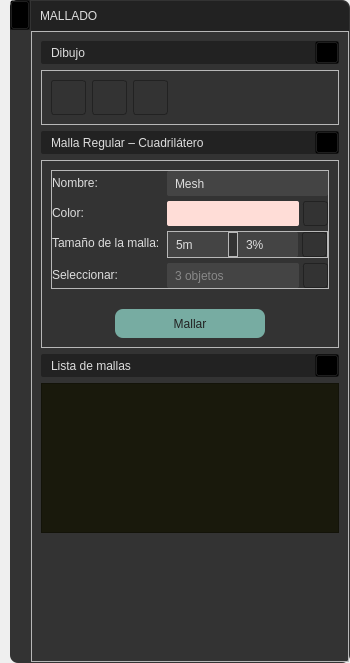
<?xml version="1.0" encoding="UTF-8"?>
<ui version="4.0">
 <class>FormDrawMenuMesh</class>
 <widget class="QWidget" name="FormDrawMenuMesh">
  <property name="geometry">
   <rect>
    <x>0</x>
    <y>0</y>
    <width>350</width>
    <height>663</height>
   </rect>
  </property>
  <property name="sizePolicy">
   <sizepolicy hsizetype="Fixed" vsizetype="Expanding">
    <horstretch>0</horstretch>
    <verstretch>0</verstretch>
   </sizepolicy>
  </property>
  <property name="minimumSize">
   <size>
    <width>0</width>
    <height>0</height>
   </size>
  </property>
  <property name="maximumSize">
   <size>
    <width>350</width>
    <height>16777215</height>
   </size>
  </property>
  <property name="windowTitle">
   <string>Form</string>
  </property>
  <property name="styleSheet">
   <string notr="true">/*Colores primarios*/
/* 
gris oscuro #222222 #333333 #444444
gris claro #999999 #DDDDDD
verde claro #C8CC8E
vinotinto #742427
*/
/*Colores secundarios */
/* 
Azules #36C9C6 #00BDB9 #77ACA2
rojos #910D3F #C70039 #F94646
naranjas #D34E24 #F28123 #F7F052
*/

/* Funetes/*

/*
italic: font: italic 9pt &quot;Ubuntu&quot;;
regular: font: 9pt &quot;Ubuntu&quot;;
light: font: 300 9pt &quot;Ubuntu&quot;;
medium: font: 500 9pt &quot;Ubuntu&quot;;
bold: font: 700 9pt &quot;Ubuntu&quot;;
*/

/*
border-top-left-radius: 5px;
border-top-right-radius: 5px;
border-top-left-radius: 5px;
border-bottom-left-radius: 5px
border: none;
padding: 2px 0px;
*/


/****************************************************************************************************************************************************/



QFrame#frame_meshProject{
background: #333333;
border-radius: 8px
}

/*#################################################################*/
/*####################       FRAME HIDE       ###########################*/
/*#################################################################*/

QFrame#frame_hide{
background: transparent;
border-top-left-radius: 8px;
}
QFrame#frame_hide2{
background: #222222;
border-top-left-radius: 8px;
}
QToolButton#toolButton_hideShow{
background-color: transparent;
}



/*#################################################################*/
/*####################       FRAME MESH       ###########################*/
/*#################################################################*/
QFrame#frame_mesh{
background: transparent;
}
QFrame#frame_title{
background: #222222;
border-top-right-radius: 8px;
}
QLabel#label_cardMeshTitle{
font: 700 9pt &quot;Ubuntu&quot;;
color: #DDDDDD;
}
QFrame#frame_meshSubTitle1,
QFrame#frame_meshSubTitle2,
QFrame#frame_meshSubTitle3{
background: #222222;
border-radius:2px;
}
QLabel#label_cardMeshSubTitle1,
QLabel#label_cardMeshSubTitle2,
QLabel#label_cardMeshSubTitle3{
font: 500 9pt &quot;Ubuntu&quot;;
color: #DDDDDD;
}
QToolButton#toolButton_cardMeshSubTitle1,
QToolButton#toolButton_cardMeshSubTitle2,
QToolButton#toolButton_cardMeshSubTitle3{
background-color: transparent;
}


/*###########################################################################*/
/*################      FRAME MALLA REGULAR CUADRILÁTERO       ######################*/
/*###########################################################################*/

QToolButton#toolButton_cardMeshDraw1,
QToolButton#toolButton_cardMeshDraw2,
QToolButton#toolButton_cardMeshDraw3{
background-color: transparent;
border: 1px solid #222222;
border-radius: 3px ;
}
QToolButton#toolButton_cardMeshDraw1:hover,
QToolButton#toolButton_cardMeshDraw2:hover, 
QToolButton#toolButton_cardMeshDraw3:hover{ 
background-color: #444444;
}
QToolButton#toolButton_cardMeshDraw1:pressed,
QToolButton#toolButton_cardMeshDraw2:pressed,
QToolButton#toolButton_cardMeshDraw3:pressed{
border-top: 2px solid #222222;
border-left: 2px solid #222222;
}  



/*******************************************/
QLabel#label_textMesh1,
QLabel#label_textMesh2,
QLabel#label_textMesh3,
QLabel#label_textMesh4,
QLabel#label_textMesh5{
font: 300 9pt &quot;Ubuntu&quot;;
color: #DDDDDD;
}
QLineEdit#lineEdit_textMesh1,
QLineEdit#lineEdit_textMesh2,
QLineEdit#lineEdit_textMesh3,
QLineEdit#lineEdit_textMesh4,
QLineEdit#lineEdit_textMesh5{
font: 9pt &quot;Ubuntu&quot;;
color: #DDDDDD;
background-color: #444444;
border-radius: 2px ;
padding-right: 6px;
padding-left: 6px;

}

QLineEdit#lineEdit_textMesh5{
color: #888888;
}


QToolButton#toolButton_cardMeshDraw7,
QToolButton#toolButton_cardMeshDraw5,
QToolButton#toolButton_cardMeshDraw6{
background-color: transparent;
border: 1px solid #222222;
border-radius: 3px;
margin-left: 4px;
}


QToolButton#toolButton_cardMeshDraw7:hover,
QToolButton#toolButton_cardMeshDraw5:hover, 
QToolButton#toolButton_cardMeshDraw6:hover{ 
background-color: #444444;
}
QToolButton#toolButton_cardMeshDraw7:pressed,
QToolButton#toolButton_cardMeshDraw5:pressed,
QToolButton#toolButton_cardMeshDraw6:pressed{
border-top: 2px solid #222222;
border-left: 2px solid #222222;
}  



/*******************************************/
QToolButton#toolButton_mesh{
font: 500 10pt &quot;Ubuntu&quot;;
color: #222222;
background-color: #77ACA2;
border: none;
padding: 6px 25px;
border-radius: 8px ;
}
QToolButton#toolButton_mesh:hover{
background-color: #36C9C6;
}




/*###########################################################*/
/*################                 FRAME MSN          #####################*/
/*###########################################################*/


QLabel#label_msn{
font: 500 10pt &quot;Ubuntu&quot;;
color: #333333;
}


</string>
  </property>
  <layout class="QHBoxLayout" name="horizontalLayout_6">
   <property name="spacing">
    <number>0</number>
   </property>
   <property name="leftMargin">
    <number>10</number>
   </property>
   <property name="topMargin">
    <number>0</number>
   </property>
   <property name="rightMargin">
    <number>0</number>
   </property>
   <property name="bottomMargin">
    <number>0</number>
   </property>
   <item>
    <widget class="QFrame" name="frame_meshProject">
     <property name="sizePolicy">
      <sizepolicy hsizetype="Preferred" vsizetype="Preferred">
       <horstretch>0</horstretch>
       <verstretch>0</verstretch>
      </sizepolicy>
     </property>
     <property name="frameShape">
      <enum>QFrame::StyledPanel</enum>
     </property>
     <property name="frameShadow">
      <enum>QFrame::Raised</enum>
     </property>
     <layout class="QHBoxLayout" name="horizontalLayout">
      <property name="spacing">
       <number>0</number>
      </property>
      <property name="leftMargin">
       <number>0</number>
      </property>
      <property name="topMargin">
       <number>0</number>
      </property>
      <property name="rightMargin">
       <number>0</number>
      </property>
      <property name="bottomMargin">
       <number>0</number>
      </property>
      <item>
       <widget class="QFrame" name="frame_hide">
        <property name="sizePolicy">
         <sizepolicy hsizetype="Fixed" vsizetype="Preferred">
          <horstretch>0</horstretch>
          <verstretch>0</verstretch>
         </sizepolicy>
        </property>
        <property name="minimumSize">
         <size>
          <width>20</width>
          <height>0</height>
         </size>
        </property>
        <property name="frameShape">
         <enum>QFrame::StyledPanel</enum>
        </property>
        <property name="frameShadow">
         <enum>QFrame::Raised</enum>
        </property>
        <layout class="QVBoxLayout" name="verticalLayout_2">
         <property name="spacing">
          <number>0</number>
         </property>
         <property name="leftMargin">
          <number>0</number>
         </property>
         <property name="topMargin">
          <number>0</number>
         </property>
         <property name="rightMargin">
          <number>0</number>
         </property>
         <property name="bottomMargin">
          <number>0</number>
         </property>
         <item>
          <widget class="QFrame" name="frame_hide2">
           <property name="sizePolicy">
            <sizepolicy hsizetype="Fixed" vsizetype="Preferred">
             <horstretch>0</horstretch>
             <verstretch>0</verstretch>
            </sizepolicy>
           </property>
           <property name="minimumSize">
            <size>
             <width>20</width>
             <height>0</height>
            </size>
           </property>
           <property name="frameShape">
            <enum>QFrame::StyledPanel</enum>
           </property>
           <property name="frameShadow">
            <enum>QFrame::Raised</enum>
           </property>
           <layout class="QVBoxLayout" name="verticalLayout_4">
            <property name="spacing">
             <number>0</number>
            </property>
            <property name="leftMargin">
             <number>0</number>
            </property>
            <property name="topMargin">
             <number>0</number>
            </property>
            <property name="rightMargin">
             <number>0</number>
            </property>
            <property name="bottomMargin">
             <number>0</number>
            </property>
            <item>
             <widget class="QToolButton" name="toolButton_hideShow">
              <property name="sizePolicy">
               <sizepolicy hsizetype="Fixed" vsizetype="Maximum">
                <horstretch>0</horstretch>
                <verstretch>0</verstretch>
               </sizepolicy>
              </property>
              <property name="minimumSize">
               <size>
                <width>20</width>
                <height>30</height>
               </size>
              </property>
              <property name="maximumSize">
               <size>
                <width>20</width>
                <height>30</height>
               </size>
              </property>
              <property name="font">
               <font>
                <family>Ubuntu</family>
                <pointsize>7</pointsize>
               </font>
              </property>
              <property name="styleSheet">
               <string notr="true"/>
              </property>
              <property name="text">
               <string/>
              </property>
              <property name="icon">
               <iconset>
                <normaloff>../recursos/iconos/iconos_menu_draw_data/hide_show.svg</normaloff>../recursos/iconos/iconos_menu_draw_data/hide_show.svg</iconset>
              </property>
              <property name="iconSize">
               <size>
                <width>15</width>
                <height>15</height>
               </size>
              </property>
              <property name="toolButtonStyle">
               <enum>Qt::ToolButtonIconOnly</enum>
              </property>
             </widget>
            </item>
           </layout>
          </widget>
         </item>
         <item>
          <spacer name="verticalSpacer">
           <property name="orientation">
            <enum>Qt::Vertical</enum>
           </property>
           <property name="sizeHint" stdset="0">
            <size>
             <width>20</width>
             <height>507</height>
            </size>
           </property>
          </spacer>
         </item>
        </layout>
       </widget>
      </item>
      <item>
       <widget class="QFrame" name="frame_mesh">
        <property name="sizePolicy">
         <sizepolicy hsizetype="Preferred" vsizetype="Preferred">
          <horstretch>0</horstretch>
          <verstretch>0</verstretch>
         </sizepolicy>
        </property>
        <property name="frameShape">
         <enum>QFrame::StyledPanel</enum>
        </property>
        <property name="frameShadow">
         <enum>QFrame::Raised</enum>
        </property>
        <layout class="QVBoxLayout" name="verticalLayout_3">
         <property name="spacing">
          <number>0</number>
         </property>
         <property name="leftMargin">
          <number>0</number>
         </property>
         <property name="topMargin">
          <number>0</number>
         </property>
         <property name="rightMargin">
          <number>0</number>
         </property>
         <property name="bottomMargin">
          <number>0</number>
         </property>
         <item>
          <widget class="QFrame" name="frame_title">
           <property name="sizePolicy">
            <sizepolicy hsizetype="Preferred" vsizetype="Fixed">
             <horstretch>0</horstretch>
             <verstretch>0</verstretch>
            </sizepolicy>
           </property>
           <property name="minimumSize">
            <size>
             <width>0</width>
             <height>30</height>
            </size>
           </property>
           <property name="maximumSize">
            <size>
             <width>16777215</width>
             <height>30</height>
            </size>
           </property>
           <property name="frameShape">
            <enum>QFrame::StyledPanel</enum>
           </property>
           <property name="frameShadow">
            <enum>QFrame::Raised</enum>
           </property>
           <property name="lineWidth">
            <number>0</number>
           </property>
           <layout class="QHBoxLayout" name="horizontalLayout_2">
            <item>
             <widget class="QLabel" name="label_cardMeshTitle">
              <property name="text">
               <string>MALLADO</string>
              </property>
             </widget>
            </item>
            <item>
             <spacer name="horizontalSpacer">
              <property name="orientation">
               <enum>Qt::Horizontal</enum>
              </property>
              <property name="sizeHint" stdset="0">
               <size>
                <width>58</width>
                <height>7</height>
               </size>
              </property>
             </spacer>
            </item>
           </layout>
          </widget>
         </item>
         <item>
          <widget class="QFrame" name="frame_info">
           <property name="frameShape">
            <enum>QFrame::StyledPanel</enum>
           </property>
           <property name="frameShadow">
            <enum>QFrame::Raised</enum>
           </property>
           <layout class="QVBoxLayout" name="verticalLayout_5">
            <item>
             <widget class="QFrame" name="frame_meshSubTitle1">
              <property name="frameShape">
               <enum>QFrame::StyledPanel</enum>
              </property>
              <property name="frameShadow">
               <enum>QFrame::Raised</enum>
              </property>
              <layout class="QHBoxLayout" name="horizontalLayout_4">
               <property name="spacing">
                <number>0</number>
               </property>
               <property name="leftMargin">
                <number>10</number>
               </property>
               <property name="topMargin">
                <number>0</number>
               </property>
               <property name="rightMargin">
                <number>0</number>
               </property>
               <property name="bottomMargin">
                <number>0</number>
               </property>
               <item>
                <widget class="QLabel" name="label_cardMeshSubTitle1">
                 <property name="text">
                  <string>Dibujo</string>
                 </property>
                </widget>
               </item>
               <item>
                <widget class="QToolButton" name="toolButton_cardMeshSubTitle1">
                 <property name="text">
                  <string/>
                 </property>
                 <property name="icon">
                  <iconset>
                   <normaloff>../recursos/iconos/iconos_menu_draw_data/minimize.svg</normaloff>../recursos/iconos/iconos_menu_draw_data/minimize.svg</iconset>
                 </property>
                 <property name="arrowType">
                  <enum>Qt::NoArrow</enum>
                 </property>
                </widget>
               </item>
              </layout>
             </widget>
            </item>
            <item>
             <widget class="QFrame" name="frame_mesh1">
              <property name="frameShape">
               <enum>QFrame::StyledPanel</enum>
              </property>
              <property name="frameShadow">
               <enum>QFrame::Raised</enum>
              </property>
              <layout class="QVBoxLayout" name="verticalLayout">
               <item>
                <layout class="QHBoxLayout" name="horizontalLayout_8">
                 <item>
                  <widget class="QToolButton" name="toolButton_cardMeshDraw1">
                   <property name="minimumSize">
                    <size>
                     <width>35</width>
                     <height>35</height>
                    </size>
                   </property>
                   <property name="maximumSize">
                    <size>
                     <width>35</width>
                     <height>35</height>
                    </size>
                   </property>
                   <property name="text">
                    <string/>
                   </property>
                   <property name="icon">
                    <iconset>
                     <normaloff>../recursos/iconos/iconos_menu_draw_mesh/line.svg</normaloff>../recursos/iconos/iconos_menu_draw_mesh/line.svg</iconset>
                   </property>
                   <property name="iconSize">
                    <size>
                     <width>35</width>
                     <height>35</height>
                    </size>
                   </property>
                   <property name="arrowType">
                    <enum>Qt::NoArrow</enum>
                   </property>
                  </widget>
                 </item>
                 <item>
                  <widget class="QToolButton" name="toolButton_cardMeshDraw2">
                   <property name="minimumSize">
                    <size>
                     <width>35</width>
                     <height>35</height>
                    </size>
                   </property>
                   <property name="maximumSize">
                    <size>
                     <width>35</width>
                     <height>35</height>
                    </size>
                   </property>
                   <property name="text">
                    <string/>
                   </property>
                   <property name="icon">
                    <iconset>
                     <normaloff>../recursos/iconos/iconos_menu_draw_mesh/polyline.svg</normaloff>../recursos/iconos/iconos_menu_draw_mesh/polyline.svg</iconset>
                   </property>
                   <property name="iconSize">
                    <size>
                     <width>35</width>
                     <height>35</height>
                    </size>
                   </property>
                   <property name="arrowType">
                    <enum>Qt::NoArrow</enum>
                   </property>
                  </widget>
                 </item>
                 <item>
                  <widget class="QToolButton" name="toolButton_cardMeshDraw3">
                   <property name="minimumSize">
                    <size>
                     <width>35</width>
                     <height>35</height>
                    </size>
                   </property>
                   <property name="maximumSize">
                    <size>
                     <width>35</width>
                     <height>35</height>
                    </size>
                   </property>
                   <property name="text">
                    <string/>
                   </property>
                   <property name="icon">
                    <iconset>
                     <normaloff>../recursos/iconos/iconos_menu_draw_mesh/rectangle.svg</normaloff>../recursos/iconos/iconos_menu_draw_mesh/rectangle.svg</iconset>
                   </property>
                   <property name="iconSize">
                    <size>
                     <width>35</width>
                     <height>35</height>
                    </size>
                   </property>
                   <property name="arrowType">
                    <enum>Qt::NoArrow</enum>
                   </property>
                  </widget>
                 </item>
                 <item>
                  <spacer name="horizontalSpacer_2">
                   <property name="orientation">
                    <enum>Qt::Horizontal</enum>
                   </property>
                   <property name="sizeHint" stdset="0">
                    <size>
                     <width>40</width>
                     <height>20</height>
                    </size>
                   </property>
                  </spacer>
                 </item>
                </layout>
               </item>
              </layout>
             </widget>
            </item>
            <item>
             <widget class="QFrame" name="frame_meshSubTitle2">
              <property name="frameShape">
               <enum>QFrame::StyledPanel</enum>
              </property>
              <property name="frameShadow">
               <enum>QFrame::Raised</enum>
              </property>
              <layout class="QHBoxLayout" name="horizontalLayout_3">
               <property name="spacing">
                <number>0</number>
               </property>
               <property name="leftMargin">
                <number>10</number>
               </property>
               <property name="topMargin">
                <number>0</number>
               </property>
               <property name="rightMargin">
                <number>0</number>
               </property>
               <property name="bottomMargin">
                <number>0</number>
               </property>
               <item>
                <widget class="QLabel" name="label_cardMeshSubTitle2">
                 <property name="text">
                  <string>Malla Regular – Cuadrilátero</string>
                 </property>
                </widget>
               </item>
               <item>
                <widget class="QToolButton" name="toolButton_cardMeshSubTitle2">
                 <property name="text">
                  <string/>
                 </property>
                 <property name="icon">
                  <iconset>
                   <normaloff>../recursos/iconos/iconos_menu_draw_data/minimize.svg</normaloff>../recursos/iconos/iconos_menu_draw_data/minimize.svg</iconset>
                 </property>
                 <property name="arrowType">
                  <enum>Qt::NoArrow</enum>
                 </property>
                </widget>
               </item>
              </layout>
             </widget>
            </item>
            <item>
             <widget class="QFrame" name="frame_mesh2">
              <property name="sizePolicy">
               <sizepolicy hsizetype="Preferred" vsizetype="Preferred">
                <horstretch>0</horstretch>
                <verstretch>0</verstretch>
               </sizepolicy>
              </property>
              <property name="frameShape">
               <enum>QFrame::StyledPanel</enum>
              </property>
              <property name="frameShadow">
               <enum>QFrame::Raised</enum>
              </property>
              <layout class="QVBoxLayout" name="verticalLayout_6">
               <property name="spacing">
                <number>20</number>
               </property>
               <item>
                <widget class="QFrame" name="frame_3">
                 <property name="styleSheet">
                  <string notr="true"/>
                 </property>
                 <property name="frameShape">
                  <enum>QFrame::StyledPanel</enum>
                 </property>
                 <property name="frameShadow">
                  <enum>QFrame::Raised</enum>
                 </property>
                 <layout class="QFormLayout" name="formLayout_3">
                  <property name="horizontalSpacing">
                   <number>5</number>
                  </property>
                  <property name="verticalSpacing">
                   <number>5</number>
                  </property>
                  <property name="leftMargin">
                   <number>0</number>
                  </property>
                  <property name="topMargin">
                   <number>0</number>
                  </property>
                  <property name="rightMargin">
                   <number>0</number>
                  </property>
                  <property name="bottomMargin">
                   <number>0</number>
                  </property>
                  <item row="0" column="0">
                   <widget class="QLabel" name="label_textMesh1">
                    <property name="minimumSize">
                     <size>
                      <width>110</width>
                      <height>0</height>
                     </size>
                    </property>
                    <property name="text">
                     <string>Nombre:</string>
                    </property>
                   </widget>
                  </item>
                  <item row="1" column="0">
                   <widget class="QLabel" name="label_textMesh2">
                    <property name="minimumSize">
                     <size>
                      <width>110</width>
                      <height>0</height>
                     </size>
                    </property>
                    <property name="text">
                     <string>Color:</string>
                    </property>
                   </widget>
                  </item>
                  <item row="1" column="1">
                   <layout class="QHBoxLayout" name="horizontalLayout_9">
                    <property name="spacing">
                     <number>0</number>
                    </property>
                    <item>
                     <widget class="QLineEdit" name="lineEdit_textMesh2">
                      <property name="enabled">
                       <bool>false</bool>
                      </property>
                      <property name="minimumSize">
                       <size>
                        <width>120</width>
                        <height>25</height>
                       </size>
                      </property>
                      <property name="maximumSize">
                       <size>
                        <width>16777215</width>
                        <height>16777215</height>
                       </size>
                      </property>
                      <property name="styleSheet">
                       <string notr="true">background-color: rgb(255, 221, 215);</string>
                      </property>
                     </widget>
                    </item>
                    <item>
                     <widget class="QToolButton" name="toolButton_cardMeshDraw7">
                      <property name="text">
                       <string/>
                      </property>
                      <property name="icon">
                       <iconset>
                        <normaloff>../recursos/iconos/iconos_menu_draw_mesh/colo_picker.svg</normaloff>../recursos/iconos/iconos_menu_draw_mesh/colo_picker.svg</iconset>
                      </property>
                      <property name="iconSize">
                       <size>
                        <width>20</width>
                        <height>20</height>
                       </size>
                      </property>
                      <property name="arrowType">
                       <enum>Qt::NoArrow</enum>
                      </property>
                     </widget>
                    </item>
                   </layout>
                  </item>
                  <item row="2" column="0">
                   <widget class="QLabel" name="label_textMesh3">
                    <property name="minimumSize">
                     <size>
                      <width>110</width>
                      <height>0</height>
                     </size>
                    </property>
                    <property name="text">
                     <string>Tamaño de la malla:</string>
                    </property>
                   </widget>
                  </item>
                  <item row="3" column="0">
                   <widget class="QLabel" name="label_textMesh4">
                    <property name="minimumSize">
                     <size>
                      <width>110</width>
                      <height>0</height>
                     </size>
                    </property>
                    <property name="text">
                     <string>Seleccionar:</string>
                    </property>
                   </widget>
                  </item>
                  <item row="3" column="1">
                   <layout class="QHBoxLayout" name="horizontalLayout_11">
                    <property name="spacing">
                     <number>0</number>
                    </property>
                    <item>
                     <widget class="QLineEdit" name="lineEdit_textMesh5">
                      <property name="enabled">
                       <bool>false</bool>
                      </property>
                      <property name="minimumSize">
                       <size>
                        <width>120</width>
                        <height>25</height>
                       </size>
                      </property>
                      <property name="maximumSize">
                       <size>
                        <width>16777215</width>
                        <height>16777215</height>
                       </size>
                      </property>
                      <property name="text">
                       <string>3 objetos</string>
                      </property>
                     </widget>
                    </item>
                    <item>
                     <widget class="QToolButton" name="toolButton_cardMeshDraw6">
                      <property name="text">
                       <string/>
                      </property>
                      <property name="icon">
                       <iconset>
                        <normaloff>../recursos/iconos/iconos_menu_draw_mesh/select.svg</normaloff>../recursos/iconos/iconos_menu_draw_mesh/select.svg</iconset>
                      </property>
                      <property name="iconSize">
                       <size>
                        <width>20</width>
                        <height>20</height>
                       </size>
                      </property>
                      <property name="arrowType">
                       <enum>Qt::NoArrow</enum>
                      </property>
                     </widget>
                    </item>
                   </layout>
                  </item>
                  <item row="0" column="1">
                   <widget class="QLineEdit" name="lineEdit_textMesh1">
                    <property name="minimumSize">
                     <size>
                      <width>150</width>
                      <height>25</height>
                     </size>
                    </property>
                    <property name="maximumSize">
                     <size>
                      <width>16777215</width>
                      <height>16777215</height>
                     </size>
                    </property>
                    <property name="text">
                     <string>Mesh</string>
                    </property>
                   </widget>
                  </item>
                  <item row="2" column="1">
                   <widget class="QFrame" name="frame">
                    <property name="sizePolicy">
                     <sizepolicy hsizetype="Preferred" vsizetype="Preferred">
                      <horstretch>0</horstretch>
                      <verstretch>0</verstretch>
                     </sizepolicy>
                    </property>
                    <property name="frameShape">
                     <enum>QFrame::StyledPanel</enum>
                    </property>
                    <property name="frameShadow">
                     <enum>QFrame::Raised</enum>
                    </property>
                    <layout class="QHBoxLayout" name="horizontalLayout_10">
                     <property name="spacing">
                      <number>0</number>
                     </property>
                     <property name="leftMargin">
                      <number>0</number>
                     </property>
                     <property name="topMargin">
                      <number>0</number>
                     </property>
                     <property name="rightMargin">
                      <number>0</number>
                     </property>
                     <property name="bottomMargin">
                      <number>0</number>
                     </property>
                     <item>
                      <widget class="QLineEdit" name="lineEdit_textMesh3">
                       <property name="sizePolicy">
                        <sizepolicy hsizetype="Expanding" vsizetype="Fixed">
                         <horstretch>0</horstretch>
                         <verstretch>0</verstretch>
                        </sizepolicy>
                       </property>
                       <property name="minimumSize">
                        <size>
                         <width>0</width>
                         <height>25</height>
                        </size>
                       </property>
                       <property name="maximumSize">
                        <size>
                         <width>16777215</width>
                         <height>16777215</height>
                        </size>
                       </property>
                       <property name="text">
                        <string>5m</string>
                       </property>
                      </widget>
                     </item>
                     <item>
                      <widget class="QFrame" name="frame_2">
                       <property name="minimumSize">
                        <size>
                         <width>10</width>
                         <height>0</height>
                        </size>
                       </property>
                       <property name="maximumSize">
                        <size>
                         <width>10</width>
                         <height>16777215</height>
                        </size>
                       </property>
                       <property name="frameShape">
                        <enum>QFrame::StyledPanel</enum>
                       </property>
                       <property name="frameShadow">
                        <enum>QFrame::Raised</enum>
                       </property>
                      </widget>
                     </item>
                     <item>
                      <widget class="QLineEdit" name="lineEdit_textMesh4">
                       <property name="sizePolicy">
                        <sizepolicy hsizetype="Expanding" vsizetype="Fixed">
                         <horstretch>0</horstretch>
                         <verstretch>0</verstretch>
                        </sizepolicy>
                       </property>
                       <property name="minimumSize">
                        <size>
                         <width>0</width>
                         <height>25</height>
                        </size>
                       </property>
                       <property name="maximumSize">
                        <size>
                         <width>16777215</width>
                         <height>16777215</height>
                        </size>
                       </property>
                       <property name="text">
                        <string>3%</string>
                       </property>
                      </widget>
                     </item>
                     <item>
                      <widget class="QToolButton" name="toolButton_cardMeshDraw5">
                       <property name="text">
                        <string/>
                       </property>
                       <property name="icon">
                        <iconset>
                         <normaloff>../recursos/iconos/iconos_menu_draw_mesh/click.svg</normaloff>../recursos/iconos/iconos_menu_draw_mesh/click.svg</iconset>
                       </property>
                       <property name="iconSize">
                        <size>
                         <width>20</width>
                         <height>20</height>
                        </size>
                       </property>
                       <property name="arrowType">
                        <enum>Qt::NoArrow</enum>
                       </property>
                      </widget>
                     </item>
                    </layout>
                   </widget>
                  </item>
                 </layout>
                </widget>
               </item>
               <item>
                <layout class="QHBoxLayout" name="horizontalLayout_12">
                 <item>
                  <spacer name="horizontalSpacer_3">
                   <property name="orientation">
                    <enum>Qt::Horizontal</enum>
                   </property>
                   <property name="sizeHint" stdset="0">
                    <size>
                     <width>40</width>
                     <height>20</height>
                    </size>
                   </property>
                  </spacer>
                 </item>
                 <item>
                  <widget class="QToolButton" name="toolButton_mesh">
                   <property name="minimumSize">
                    <size>
                     <width>150</width>
                     <height>0</height>
                    </size>
                   </property>
                   <property name="maximumSize">
                    <size>
                     <width>150</width>
                     <height>16777215</height>
                    </size>
                   </property>
                   <property name="text">
                    <string>Mallar</string>
                   </property>
                  </widget>
                 </item>
                 <item>
                  <spacer name="horizontalSpacer_4">
                   <property name="orientation">
                    <enum>Qt::Horizontal</enum>
                   </property>
                   <property name="sizeHint" stdset="0">
                    <size>
                     <width>40</width>
                     <height>20</height>
                    </size>
                   </property>
                  </spacer>
                 </item>
                </layout>
               </item>
              </layout>
             </widget>
            </item>
            <item>
             <widget class="QFrame" name="frame_meshSubTitle3">
              <property name="frameShape">
               <enum>QFrame::StyledPanel</enum>
              </property>
              <property name="frameShadow">
               <enum>QFrame::Raised</enum>
              </property>
              <layout class="QHBoxLayout" name="horizontalLayout_7">
               <property name="spacing">
                <number>0</number>
               </property>
               <property name="leftMargin">
                <number>10</number>
               </property>
               <property name="topMargin">
                <number>0</number>
               </property>
               <property name="rightMargin">
                <number>0</number>
               </property>
               <property name="bottomMargin">
                <number>0</number>
               </property>
               <item>
                <widget class="QLabel" name="label_cardMeshSubTitle3">
                 <property name="text">
                  <string>Lista de mallas</string>
                 </property>
                </widget>
               </item>
               <item>
                <widget class="QToolButton" name="toolButton_cardMeshSubTitle3">
                 <property name="text">
                  <string/>
                 </property>
                 <property name="icon">
                  <iconset>
                   <normaloff>../recursos/iconos/iconos_menu_draw_data/minimize.svg</normaloff>../recursos/iconos/iconos_menu_draw_data/minimize.svg</iconset>
                 </property>
                 <property name="arrowType">
                  <enum>Qt::NoArrow</enum>
                 </property>
                </widget>
               </item>
              </layout>
             </widget>
            </item>
            <item>
             <widget class="QFrame" name="frame_mesh3">
              <property name="minimumSize">
               <size>
                <width>0</width>
                <height>150</height>
               </size>
              </property>
              <property name="styleSheet">
               <string notr="true">background-color: rgb(25, 25, 12);</string>
              </property>
              <property name="frameShape">
               <enum>QFrame::StyledPanel</enum>
              </property>
              <property name="frameShadow">
               <enum>QFrame::Raised</enum>
              </property>
              <widget class="QWidget" name="verticalLayoutWidget">
               <property name="geometry">
                <rect>
                 <x>10</x>
                 <y>10</y>
                 <width>16</width>
                 <height>16</height>
                </rect>
               </property>
               <layout class="QVBoxLayout" name="verticalLayout_7"/>
              </widget>
             </widget>
            </item>
            <item>
             <spacer name="verticalSpacer_2">
              <property name="orientation">
               <enum>Qt::Vertical</enum>
              </property>
              <property name="sizeHint" stdset="0">
               <size>
                <width>20</width>
                <height>227</height>
               </size>
              </property>
             </spacer>
            </item>
            <item>
             <layout class="QHBoxLayout" name="horizontalLayout_5">
              <property name="spacing">
               <number>0</number>
              </property>
              <item>
               <widget class="QLabel" name="label_msn">
                <property name="sizePolicy">
                 <sizepolicy hsizetype="Expanding" vsizetype="Preferred">
                  <horstretch>0</horstretch>
                  <verstretch>0</verstretch>
                 </sizepolicy>
                </property>
                <property name="text">
                 <string>Empty</string>
                </property>
                <property name="alignment">
                 <set>Qt::AlignCenter</set>
                </property>
               </widget>
              </item>
             </layout>
            </item>
           </layout>
          </widget>
         </item>
        </layout>
       </widget>
      </item>
     </layout>
    </widget>
   </item>
  </layout>
 </widget>
 <resources/>
 <connections/>
</ui>
